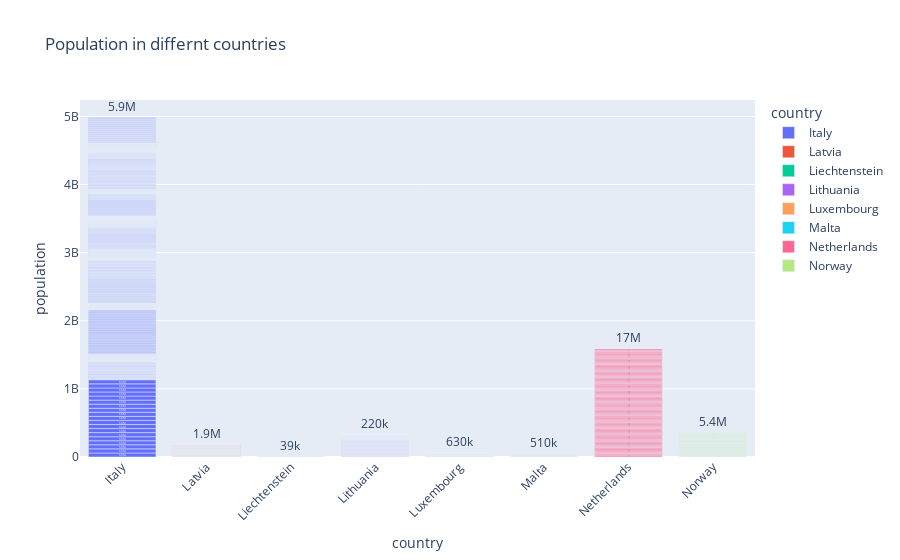

Here is the notebook cell this chart was saved with:
### Code cell
fig3 = px.bar(eu_tests_df[100:], y='population', x='country', text='population', color='country',title="Population in differnt countries of Europe")

fig3.update_traces(texttemplate='%{text:.2s}', textposition='outside')

fig3.update_layout(uniformtext_minsize=8,)

fig3.update_layout(xaxis_tickangle=-45)

fig3

### Figure 1 — Plotly figure (JSON) as saved in the notebook; plotly's stock layout.template omitted (floating-point values rounded to 4 significant figures; data arrays with more than 128 entries replaced by an {"elided": "..."} marker saying what was removed)
{"data": [{"alignmentgroup": "True", "hovertemplate": "country=%{x}<br>population=%{text}<extra></extra>", "legendgroup": "Italy", "marker": {"color": "#636efa", "pattern": {"shape": ""}}, "name": "Italy", "offsetgroup": "Italy", "orientation": "v", "showlegend": true, "text": {"elided": "1360 int values"}, "textposition": "outside", "texttemplate": "%{text:.2s}", "type": "bar", "x": {"elided": "1360 str values"}, "xaxis": "x", "y": {"elided": "1360 int values"}, "yaxis": "y"}, {"alignmentgroup": "True", "hovertemplate": "country=%{x}<br>population=%{text}<extra></extra>", "legendgroup": "Latvia", "marker": {"color": "#EF553B", "pattern": {"shape": ""}}, "name": "Latvia", "offsetgroup": "Latvia", "orientation": "v", "showlegend": true, "text": [1907675, 1907675, 1907675, 1907675, 1907675, 1907675, 1907675, 1907675, 1907675, 1907675, 1907675, 1907675, 1907675, 1907675, 1907675, 1907675, 1907675, 1907675, 1907675, 1907675, 1907675, 1907675, 1907675, 1907675, 1907675, 1907675, 1907675, 1907675, 1907675, 1907675, 1907675, 1907675, 1907675, 1907675, 1907675, 1907675, 1907675, 1907675, 1907675, 1907675, 1907675, 1907675, 1907675, 1907675, 1907675, 1907675, 1907675, 1907675, 1907675, 1907675, 1907675, 1907675, 1907675, 1907675, 1907675, 1907675, 1907675, 1907675, 1907675, 1907675, 1907675, 1907675, 1907675, 1907675, 1907675, 1907675, 1907675, 1907675, 1907675, 1907675, 1907675, 1907675, 1907675, 1907675, 1907675, 1907675, 1907675, 1907675, 1907675, 1907675, 1907675, 1907675, 1907675, 1907675, 1907675, 1907675, 1907675, 1907675, 1907675, 1907675], "textposition": "outside", "texttemplate": "%{text:.2s}", "type": "bar", "x": ["Latvia", "Latvia", "Latvia", "Latvia", "Latvia", "Latvia", "Latvia", "Latvia", "Latvia", "Latvia", "Latvia", "Latvia", "Latvia", "Latvia", "Latvia", "Latvia", "Latvia", "Latvia", "Latvia", "Latvia", "Latvia", "Latvia", "Latvia", "Latvia", "Latvia", "Latvia", "Latvia", "Latvia", "Latvia", "Latvia", "Latvia", "Latvia", "Latvia", "Latvia", "Latvia", "Latvia", "Latvia", "Latvia", "Latvia", "Latvia", "Latvia", "Latvia", "Latvia", "Latvia", "Latvia", "Latvia", "Latvia", "Latvia", "Latvia", "Latvia", "Latvia", "Latvia", "Latvia", "Latvia", "Latvia", "Latvia", "Latvia", "Latvia", "Latvia", "Latvia", "Latvia", "Latvia", "Latvia", "Latvia", "Latvia", "Latvia", "Latvia", "Latvia", "Latvia", "Latvia", "Latvia", "Latvia", "Latvia", "Latvia", "Latvia", "Latvia", "Latvia", "Latvia", "Latvia", "Latvia", "Latvia", "Latvia", "Latvia", "Latvia", "Latvia", "Latvia", "Latvia", "Latvia", "Latvia", "Latvia"], "xaxis": "x", "y": [1907675, 1907675, 1907675, 1907675, 1907675, 1907675, 1907675, 1907675, 1907675, 1907675, 1907675, 1907675, 1907675, 1907675, 1907675, 1907675, 1907675, 1907675, 1907675, 1907675, 1907675, 1907675, 1907675, 1907675, 1907675, 1907675, 1907675, 1907675, 1907675, 1907675, 1907675, 1907675, 1907675, 1907675, 1907675, 1907675, 1907675, 1907675, 1907675, 1907675, 1907675, 1907675, 1907675, 1907675, 1907675, 1907675, 1907675, 1907675, 1907675, 1907675, 1907675, 1907675, 1907675, 1907675, 1907675, 1907675, 1907675, 1907675, 1907675, 1907675, 1907675, 1907675, 1907675, 1907675, 1907675, 1907675, 1907675, 1907675, 1907675, 1907675, 1907675, 1907675, 1907675, 1907675, 1907675, 1907675, 1907675, 1907675, 1907675, 1907675, 1907675, 1907675, 1907675, 1907675, 1907675, 1907675, 1907675, 1907675, 1907675, 1907675], "yaxis": "y"}, {"alignmentgroup": "True", "hovertemplate": "country=%{x}<br>population=%{text}<extra></extra>", "legendgroup": "Liechtenstein", "marker": {"color": "#00cc96", "pattern": {"shape": ""}}, "name": "Liechtenstein", "offsetgroup": "Liechtenstein", "orientation": "v", "showlegend": true, "text": [38747, 38747, 38747, 38747, 38747, 38747, 38747, 38747, 38747, 38747, 38747, 38747, 38747, 38747, 38747, 38747, 38747, 38747, 38747, 38747, 38747, 38747, 38747, 38747, 38747, 38747, 38747, 38747, 38747, 38747, 38747, 38747, 38747, 38747, 38747, 38747, 38747, 38747, 38747, 38747, 38747, 38747, 38747, 38747, 38747, 38747, 38747, 38747, 38747, 38747, 38747, 38747, 38747, 38747, 38747, 38747, 38747, 38747, 38747, 38747, 38747, 38747, 38747, 38747, 38747, 38747, 38747, 38747, 38747, 38747, 38747, 38747, 38747, 38747, 38747, 38747, 38747, 38747, 38747, 38747, 38747, 38747], "textposition": "outside", "texttemplate": "%{text:.2s}", "type": "bar", "x": ["Liechtenstein", "Liechtenstein", "Liechtenstein", "Liechtenstein", "Liechtenstein", "Liechtenstein", "Liechtenstein", "Liechtenstein", "Liechtenstein", "Liechtenstein", "Liechtenstein", "Liechtenstein", "Liechtenstein", "Liechtenstein", "Liechtenstein", "Liechtenstein", "Liechtenstein", "Liechtenstein", "Liechtenstein", "Liechtenstein", "Liechtenstein", "Liechtenstein", "Liechtenstein", "Liechtenstein", "Liechtenstein", "Liechtenstein", "Liechtenstein", "Liechtenstein", "Liechtenstein", "Liechtenstein", "Liechtenstein", "Liechtenstein", "Liechtenstein", "Liechtenstein", "Liechtenstein", "Liechtenstein", "Liechtenstein", "Liechtenstein", "Liechtenstein", "Liechtenstein", "Liechtenstein", "Liechtenstein", "Liechtenstein", "Liechtenstein", "Liechtenstein", "Liechtenstein", "Liechtenstein", "Liechtenstein", "Liechtenstein", "Liechtenstein", "Liechtenstein", "Liechtenstein", "Liechtenstein", "Liechtenstein", "Liechtenstein", "Liechtenstein", "Liechtenstein", "Liechtenstein", "Liechtenstein", "Liechtenstein", "Liechtenstein", "Liechtenstein", "Liechtenstein", "Liechtenstein", "Liechtenstein", "Liechtenstein", "Liechtenstein", "Liechtenstein", "Liechtenstein", "Liechtenstein", "Liechtenstein", "Liechtenstein", "Liechtenstein", "Liechtenstein", "Liechtenstein", "Liechtenstein", "Liechtenstein", "Liechtenstein", "Liechtenstein", "Liechtenstein", "Liechtenstein", "Liechtenstein"], "xaxis": "x", "y": [38747, 38747, 38747, 38747, 38747, 38747, 38747, 38747, 38747, 38747, 38747, 38747, 38747, 38747, 38747, 38747, 38747, 38747, 38747, 38747, 38747, 38747, 38747, 38747, 38747, 38747, 38747, 38747, 38747, 38747, 38747, 38747, 38747, 38747, 38747, 38747, 38747, 38747, 38747, 38747, 38747, 38747, 38747, 38747, 38747, 38747, 38747, 38747, 38747, 38747, 38747, 38747, 38747, 38747, 38747, 38747, 38747, 38747, 38747, 38747, 38747, 38747, 38747, 38747, 38747, 38747, 38747, 38747, 38747, 38747, 38747, 38747, 38747, 38747, 38747, 38747, 38747, 38747, 38747, 38747, 38747, 38747], "yaxis": "y"}, {"alignmentgroup": "True", "hovertemplate": "country=%{x}<br>population=%{text}<extra></extra>", "legendgroup": "Lithuania", "marker": {"color": "#ab63fa", "pattern": {"shape": ""}}, "name": "Lithuania", "offsetgroup": "Lithuania", "orientation": "v", "showlegend": true, "text": {"elided": "210 int values"}, "textposition": "outside", "texttemplate": "%{text:.2s}", "type": "bar", "x": {"elided": "210 str values"}, "xaxis": "x", "y": {"elided": "210 int values"}, "yaxis": "y"}, {"alignmentgroup": "True", "hovertemplate": "country=%{x}<br>population=%{text}<extra></extra>", "legendgroup": "Luxembourg", "marker": {"color": "#FFA15A", "pattern": {"shape": ""}}, "name": "Luxembourg", "offsetgroup": "Luxembourg", "orientation": "v", "showlegend": true, "text": [626108, 626108, 626108, 626108, 626108, 626108, 626108, 626108, 626108, 626108, 626108, 626108, 626108, 626108, 626108, 626108, 626108, 626108, 626108, 626108, 626108, 626108, 626108, 626108, 626108, 626108, 626108, 626108, 626108, 626108, 626108, 626108, 626108, 626108, 626108, 626108, 626108, 626108, 626108, 626108, 626108, 626108, 626108, 626108, 626108, 626108, 626108, 626108, 626108, 626108, 626108, 626108, 626108, 626108, 626108, 626108, 626108, 626108, 626108, 626108, 626108, 626108, 626108, 626108, 626108, 626108, 626108, 626108, 626108, 626108, 626108, 626108, 626108, 626108, 626108, 626108, 626108, 626108, 626108, 626108, 626108, 626108, 626108, 626108, 626108, 626108, 626108, 626108, 626108, 626108, 626108, 626108, 626108], "textposition": "outside", "texttemplate": "%{text:.2s}", "type": "bar", "x": ["Luxembourg", "Luxembourg", "Luxembourg", "Luxembourg", "Luxembourg", "Luxembourg", "Luxembourg", "Luxembourg", "Luxembourg", "Luxembourg", "Luxembourg", "Luxembourg", "Luxembourg", "Luxembourg", "Luxembourg", "Luxembourg", "Luxembourg", "Luxembourg", "Luxembourg", "Luxembourg", "Luxembourg", "Luxembourg", "Luxembourg", "Luxembourg", "Luxembourg", "Luxembourg", "Luxembourg", "Luxembourg", "Luxembourg", "Luxembourg", "Luxembourg", "Luxembourg", "Luxembourg", "Luxembourg", "Luxembourg", "Luxembourg", "Luxembourg", "Luxembourg", "Luxembourg", "Luxembourg", "Luxembourg", "Luxembourg", "Luxembourg", "Luxembourg", "Luxembourg", "Luxembourg", "Luxembourg", "Luxembourg", "Luxembourg", "Luxembourg", "Luxembourg", "Luxembourg", "Luxembourg", "Luxembourg", "Luxembourg", "Luxembourg", "Luxembourg", "Luxembourg", "Luxembourg", "Luxembourg", "Luxembourg", "Luxembourg", "Luxembourg", "Luxembourg", "Luxembourg", "Luxembourg", "Luxembourg", "Luxembourg", "Luxembourg", "Luxembourg", "Luxembourg", "Luxembourg", "Luxembourg", "Luxembourg", "Luxembourg", "Luxembourg", "Luxembourg", "Luxembourg", "Luxembourg", "Luxembourg", "Luxembourg", "Luxembourg", "Luxembourg", "Luxembourg", "Luxembourg", "Luxembourg", "Luxembourg", "Luxembourg", "Luxembourg", "Luxembourg", "Luxembourg", "Luxembourg", "Luxembourg"], "xaxis": "x", "y": [626108, 626108, 626108, 626108, 626108, 626108, 626108, 626108, 626108, 626108, 626108, 626108, 626108, 626108, 626108, 626108, 626108, 626108, 626108, 626108, 626108, 626108, 626108, 626108, 626108, 626108, 626108, 626108, 626108, 626108, 626108, 626108, 626108, 626108, 626108, 626108, 626108, 626108, 626108, 626108, 626108, 626108, 626108, 626108, 626108, 626108, 626108, 626108, 626108, 626108, 626108, 626108, 626108, 626108, 626108, 626108, 626108, 626108, 626108, 626108, 626108, 626108, 626108, 626108, 626108, 626108, 626108, 626108, 626108, 626108, 626108, 626108, 626108, 626108, 626108, 626108, 626108, 626108, 626108, 626108, 626108, 626108, 626108, 626108, 626108, 626108, 626108, 626108, 626108, 626108, 626108, 626108, 626108], "yaxis": "y"}, {"alignmentgroup": "True", "hovertemplate": "country=%{x}<br>population=%{text}<extra></extra>", "legendgroup": "Malta", "marker": {"color": "#19d3f3", "pattern": {"shape": ""}}, "name": "Malta", "offsetgroup": "Malta", "orientation": "v", "showlegend": true, "text": [514564, 514564, 514564, 514564, 514564, 514564, 514564, 514564, 514564, 514564, 514564, 514564, 514564, 514564, 514564, 514564, 514564, 514564, 514564, 514564, 514564, 514564, 514564, 514564, 514564, 514564, 514564, 514564, 514564, 514564, 514564, 514564, 514564, 514564, 514564, 514564, 514564, 514564, 514564, 514564, 514564, 514564, 514564, 514564, 514564, 514564, 514564, 514564, 514564, 514564, 514564, 514564, 514564, 514564, 514564, 514564, 514564, 514564, 514564, 514564, 514564, 514564, 514564, 514564, 514564, 514564, 514564, 514564, 514564, 514564, 514564, 514564, 514564, 514564, 514564, 514564, 514564, 514564, 514564, 514564, 514564, 514564, 514564, 514564, 514564, 514564, 514564, 514564, 514564, 514564, 514564, 514564, 514564, 514564, 514564], "textposition": "outside", "texttemplate": "%{text:.2s}", "type": "bar", "x": ["Malta", "Malta", "Malta", "Malta", "Malta", "Malta", "Malta", "Malta", "Malta", "Malta", "Malta", "Malta", "Malta", "Malta", "Malta", "Malta", "Malta", "Malta", "Malta", "Malta", "Malta", "Malta", "Malta", "Malta", "Malta", "Malta", "Malta", "Malta", "Malta", "Malta", "Malta", "Malta", "Malta", "Malta", "Malta", "Malta", "Malta", "Malta", "Malta", "Malta", "Malta", "Malta", "Malta", "Malta", "Malta", "Malta", "Malta", "Malta", "Malta", "Malta", "Malta", "Malta", "Malta", "Malta", "Malta", "Malta", "Malta", "Malta", "Malta", "Malta", "Malta", "Malta", "Malta", "Malta", "Malta", "Malta", "Malta", "Malta", "Malta", "Malta", "Malta", "Malta", "Malta", "Malta", "Malta", "Malta", "Malta", "Malta", "Malta", "Malta", "Malta", "Malta", "Malta", "Malta", "Malta", "Malta", "Malta", "Malta", "Malta", "Malta", "Malta", "Malta", "Malta", "Malta", "Malta"], "xaxis": "x", "y": [514564, 514564, 514564, 514564, 514564, 514564, 514564, 514564, 514564, 514564, 514564, 514564, 514564, 514564, 514564, 514564, 514564, 514564, 514564, 514564, 514564, 514564, 514564, 514564, 514564, 514564, 514564, 514564, 514564, 514564, 514564, 514564, 514564, 514564, 514564, 514564, 514564, 514564, 514564, 514564, 514564, 514564, 514564, 514564, 514564, 514564, 514564, 514564, 514564, 514564, 514564, 514564, 514564, 514564, 514564, 514564, 514564, 514564, 514564, 514564, 514564, 514564, 514564, 514564, 514564, 514564, 514564, 514564, 514564, 514564, 514564, 514564, 514564, 514564, 514564, 514564, 514564, 514564, 514564, 514564, 514564, 514564, 514564, 514564, 514564, 514564, 514564, 514564, 514564, 514564, 514564, 514564, 514564, 514564, 514564], "yaxis": "y"}, {"alignmentgroup": "True", "hovertemplate": "country=%{x}<br>population=%{text}<extra></extra>", "legendgroup": "Netherlands", "marker": {"color": "#FF6692", "pattern": {"shape": ""}}, "name": "Netherlands", "offsetgroup": "Netherlands", "orientation": "v", "showlegend": true, "text": [17407585, 17407585, 17407585, 17407585, 17407585, 17407585, 17407585, 17407585, 17407585, 17407585, 17407585, 17407585, 17407585, 17407585, 17407585, 17407585, 17407585, 17407585, 17407585, 17407585, 17407585, 17407585, 17407585, 17407585, 17407585, 17407585, 17407585, 17407585, 17407585, 17407585, 17407585, 17407585, 17407585, 17407585, 17407585, 17407585, 17407585, 17407585, 17407585, 17407585, 17407585, 17407585, 17407585, 17407585, 17407585, 17407585, 17407585, 17407585, 17407585, 17407585, 17407585, 17407585, 17407585, 17407585, 17407585, 17407585, 17407585, 17407585, 17407585, 17407585, 17407585, 17407585, 17407585, 17407585, 17407585, 17407585, 17407585, 17407585, 17407585, 17407585, 17407585, 17407585, 17407585, 17407585, 17407585, 17407585, 17407585, 17407585, 17407585, 17407585, 17407585, 17407585, 17407585, 17407585, 17407585, 17407585, 17407585, 17407585, 17407585, 17407585, 17407585], "textposition": "outside", "texttemplate": "%{text:.2s}", "type": "bar", "x": ["Netherlands", "Netherlands", "Netherlands", "Netherlands", "Netherlands", "Netherlands", "Netherlands", "Netherlands", "Netherlands", "Netherlands", "Netherlands", "Netherlands", "Netherlands", "Netherlands", "Netherlands", "Netherlands", "Netherlands", "Netherlands", "Netherlands", "Netherlands", "Netherlands", "Netherlands", "Netherlands", "Netherlands", "Netherlands", "Netherlands", "Netherlands", "Netherlands", "Netherlands", "Netherlands", "Netherlands", "Netherlands", "Netherlands", "Netherlands", "Netherlands", "Netherlands", "Netherlands", "Netherlands", "Netherlands", "Netherlands", "Netherlands", "Netherlands", "Netherlands", "Netherlands", "Netherlands", "Netherlands", "Netherlands", "Netherlands", "Netherlands", "Netherlands", "Netherlands", "Netherlands", "Netherlands", "Netherlands", "Netherlands", "Netherlands", "Netherlands", "Netherlands", "Netherlands", "Netherlands", "Netherlands", "Netherlands", "Netherlands", "Netherlands", "Netherlands", "Netherlands", "Netherlands", "Netherlands", "Netherlands", "Netherlands", "Netherlands", "Netherlands", "Netherlands", "Netherlands", "Netherlands", "Netherlands", "Netherlands", "Netherlands", "Netherlands", "Netherlands", "Netherlands", "Netherlands", "Netherlands", "Netherlands", "Netherlands", "Netherlands", "Netherlands", "Netherlands", "Netherlands", "Netherlands", "Netherlands"], "xaxis": "x", "y": [17407585, 17407585, 17407585, 17407585, 17407585, 17407585, 17407585, 17407585, 17407585, 17407585, 17407585, 17407585, 17407585, 17407585, 17407585, 17407585, 17407585, 17407585, 17407585, 17407585, 17407585, 17407585, 17407585, 17407585, 17407585, 17407585, 17407585, 17407585, 17407585, 17407585, 17407585, 17407585, 17407585, 17407585, 17407585, 17407585, 17407585, 17407585, 17407585, 17407585, 17407585, 17407585, 17407585, 17407585, 17407585, 17407585, 17407585, 17407585, 17407585, 17407585, 17407585, 17407585, 17407585, 17407585, 17407585, 17407585, 17407585, 17407585, 17407585, 17407585, 17407585, 17407585, 17407585, 17407585, 17407585, 17407585, 17407585, 17407585, 17407585, 17407585, 17407585, 17407585, 17407585, 17407585, 17407585, 17407585, 17407585, 17407585, 17407585, 17407585, 17407585, 17407585, 17407585, 17407585, 17407585, 17407585, 17407585, 17407585, 17407585, 17407585, 17407585], "yaxis": "y"}, {"alignmentgroup": "True", "hovertemplate": "country=%{x}<br>population=%{text}<extra></extra>", "legendgroup": "Norway", "marker": {"color": "#B6E880", "pattern": {"shape": ""}}, "name": "Norway", "offsetgroup": "Norway", "orientation": "v", "showlegend": true, "text": [5367580, 5367580, 5367580, 5367580, 5367580, 5367580, 5367580, 5367580, 5367580, 5367580, 5367580, 5367580, 5367580, 5367580, 5367580, 5367580, 5367580, 5367580, 5367580, 5367580, 5367580, 5367580, 5367580, 5367580, 5367580, 5367580, 5367580, 5367580, 5367580, 5367580, 5367580, 5367580, 5367580, 5367580, 5367580, 5367580, 5367580, 5367580, 5367580, 5367580, 5367580, 5367580, 5367580, 5367580, 5367580, 5367580, 5367580, 5367580, 5367580, 5367580, 5367580, 5367580, 5367580, 5367580, 5367580, 5367580, 5367580, 5367580, 5367580, 5367580, 5367580, 5367580, 5367580, 5367580, 5367580, 5367580, 5367580], "textposition": "outside", "texttemplate": "%{text:.2s}", "type": "bar", "x": ["Norway", "Norway", "Norway", "Norway", "Norway", "Norway", "Norway", "Norway", "Norway", "Norway", "Norway", "Norway", "Norway", "Norway", "Norway", "Norway", "Norway", "Norway", "Norway", "Norway", "Norway", "Norway", "Norway", "Norway", "Norway", "Norway", "Norway", "Norway", "Norway", "Norway", "Norway", "Norway", "Norway", "Norway", "Norway", "Norway", "Norway", "Norway", "Norway", "Norway", "Norway", "Norway", "Norway", "Norway", "Norway", "Norway", "Norway", "Norway", "Norway", "Norway", "Norway", "Norway", "Norway", "Norway", "Norway", "Norway", "Norway", "Norway", "Norway", "Norway", "Norway", "Norway", "Norway", "Norway", "Norway", "Norway", "Norway"], "xaxis": "x", "y": [5367580, 5367580, 5367580, 5367580, 5367580, 5367580, 5367580, 5367580, 5367580, 5367580, 5367580, 5367580, 5367580, 5367580, 5367580, 5367580, 5367580, 5367580, 5367580, 5367580, 5367580, 5367580, 5367580, 5367580, 5367580, 5367580, 5367580, 5367580, 5367580, 5367580, 5367580, 5367580, 5367580, 5367580, 5367580, 5367580, 5367580, 5367580, 5367580, 5367580, 5367580, 5367580, 5367580, 5367580, 5367580, 5367580, 5367580, 5367580, 5367580, 5367580, 5367580, 5367580, 5367580, 5367580, 5367580, 5367580, 5367580, 5367580, 5367580, 5367580, 5367580, 5367580, 5367580, 5367580, 5367580, 5367580, 5367580], "yaxis": "y"}], "layout": {"barmode": "relative", "legend": {"title": {"text": "country"}, "tracegroupgap": 0}, "title": {"text": "Population in differnt countries"}, "uniformtext": {"minsize": 8}, "xaxis": {"anchor": "y", "categoryarray": ["Italy", "Latvia", "Liechtenstein", "Lithuania", "Luxembourg", "Malta", "Netherlands", "Norway"], "categoryorder": "array", "domain": [0, 1], "tickangle": -45, "title": {"text": "country"}}, "yaxis": {"anchor": "x", "domain": [0, 1], "title": {"text": "population"}}}}
